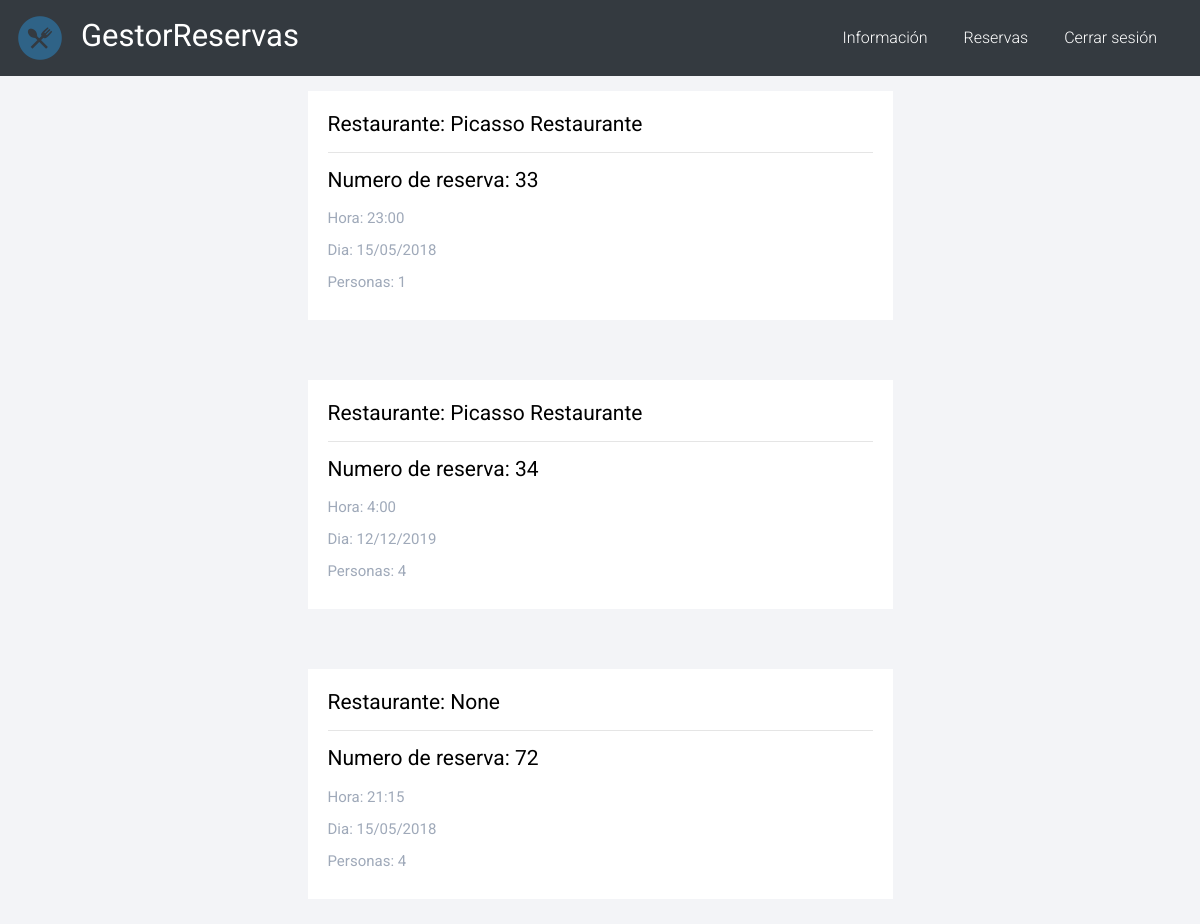
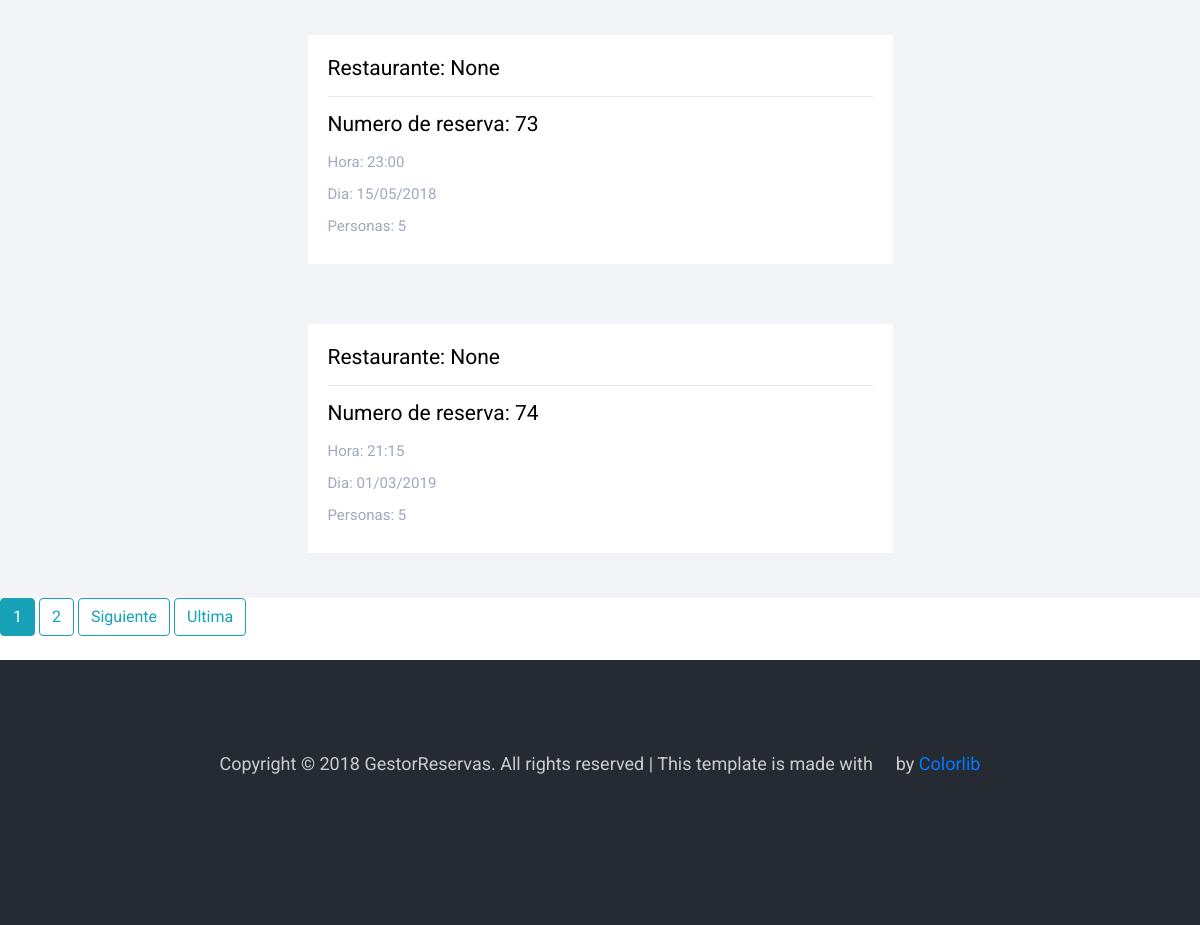
Screenshot of /reservas/ (signed in) with the database file from the repository (2 pictures, top to bottom).
### listado/models.py (models this page shows, shortened)
class Reserva(models.Model):
    User= models.ForeignKey(User, on_delete=models.CASCADE, blank=True, null=True)
    restaurante = models.ForeignKey(restaurante, on_delete=models.CASCADE, blank=True, null=True)
    nombre = models.CharField(max_length=100)
    apellido = models.CharField(max_length=100)
    telefono = models.IntegerField(default=1)
    email = models.EmailField(max_length=100)
    personas = models.IntegerField(default=1)
    dia = models.CharField(max_length=100)
    hora = models.CharField(max_length=100)
    mesa= models.IntegerField(null=True)
    class Meta:
      get_latest_by = 'mesa'

class restaurante(models.Model):
    OPCIONES = (
         ('Si', 'Si'),
         ('No', 'No'),
     )
    TIPOCOMIDA = (
        ('Vegana', 'Vegana'),
        ('Pastas', 'Pastas'),
        ('Parrilla', 'Parrilla'),
    )
    id = models.IntegerField(primary_key=True)
    image = models.ImageField(default='default.jpg', upload_to='restaurant_pics')
    nombre = models.CharField(max_length=100)
    rating = models.IntegerField(null=True)
    ubicacion = models.CharField(max_length=200)
    horarios = models.CharField(max_length=100)
    telefono_restaurante = models.CharField(max_length=100)
    email_restaurante = models.EmailField(max_length=100)
    fumar = models.CharField(max_length=20, choices=OPCIONES)
    wifi = models.CharField(max_length=20, choices=OPCIONES)
    estacionamiento = models.CharField(max_length=20, choices=OPCIONES)
    tarjetas = models.CharField(max_length=20, choices=OPCIONES)
    tipoComida = models.CharField(max_length=100, choices=TIPOCOMIDA)
    comentarios = models.TextField(max_length=500)
    mesa= models.IntegerField(null=True)
    def __str__(self):
        return self.nombre

### reservas/views.py (the view)
# urls.py: path('', ReservaListView.as_view(), name='reservas'),
class ReservaListView(ListView):
    template_name = 'reservas/opciones.html'
    context_object_name = 'reservas'
    paginate_by = 5
    ordering = ['-id']
    def get_queryset(self):
        return Reserva.objects.filter(User=self.request.user)

### reservas/templates/reservas/opciones.html (shortened to what this page needs)
{% extends 'home/base.html' %}
{% load static %}
{% block content %}
<section>
{% for reserva in reservas %}
<div class="row light-bg detail-options-wrap justify-content-center">
    <div class="col-sm-6 col-lg-12 col-xl-6 featured-responsive">
        <div class="featured-place-wrap">
            <a href="{% url 'reserva-detalles' pk=reserva.pk %}">
                <div class="featured-title-box">
                    <h6>Restaurante: {{reserva.restaurante}}
                        <hr>
                        Numero de reserva: {{reserva.pk}}
                    </h6>
                    <ul>
                        <li>
                            <p>Hora: {{reserva.hora}}</p>
                        </li>
                        <li>
                            <p>Dia: {{reserva.dia}}</p>
                        </li>
                        <li>
                            <p>Personas: {{reserva.personas}}</p>
                        </li>
                    </ul>
                </div>
            </a>
        </div>
    </div>
</div>
<div class="justify-content-center">
        {% endfor %}
        {% if is_paginated %}
            {% for num in page_obj.paginator.page_range %}
                {% if page_obj.number == num %}
                    <a class="btn btn-info mb-4" href="?page={{num}}"> {{ num }}</a>
                {% elif num > page_obj.number|add:'-3' and num < page_obj.number|add:'3' %}
                    <a class="btn btn-outline-info mb-4" href="?page={{num}}"> {{ num }}</a>
                {% endif %}
            {% endfor %}
            {% if page_obj.has_next %}
                <a class="btn btn-outline-info mb-4" href="?page={{ page_obj.next_page_number}}"> Siguiente</a>
                <a class="btn btn-outline-info mb-4" href="?page={{ page_obj.paginator.num_pages}}"> Ultima </a>
            {% endif %}
        {% endif %}
</div>
</section>
{% endblock %}

### gestor/static/css/style.css (style rules this page uses)
body { font-family: 'Roboto', sans-serif; }
h6 { font-size: 21px; font-weight: 400; }
p { font-size: 15px; }
.light-bg { background: #f3f4f7; }
.featured-place-wrap { background: #fff; margin: 0 0 30px; -webkit-transition: all 0.5s ease; -o-transition: all 0.5s ease; transition: all 0.5s ease; position: relative; }
.featured-place-wrap a { display: block; text-decoration: none; color: #000; }
.featured-title-box { padding: 22px 20px; }
.featured-title-box h6 { overflow: hidden; white-space: nowrap; -o-text-overflow: ellipsis; text-overflow: ellipsis; margin-bottom: 5px; }
.featured-title-box p { color: #9fa9b9; display: inline-block; margin: 0; }
.featured-title-box ul { padding: 0; margin: 10px 0 0; }
.featured-title-box ul li { list-style: none; color: #737882; line-height: 2; }
.featured-title-box ul li p { margin: 0; }
.detail-options-wrap { padding: 15px 0; }

### rows the page displays
Reserva: restaurante "Picasso Restaurante", pk "33", hora "23:00", dia "15/05/2018", personas "1"
Reserva: restaurante "Picasso Restaurante", pk "34", hora "4:00", dia "12/12/2019", personas "4"
Reserva: restaurante "None", pk "72", hora "21:15", dia "15/05/2018", personas "4"
Reserva: restaurante "None", pk "73", hora "23:00", dia "15/05/2018", personas "5"
Reserva: restaurante "None", pk "74", hora "21:15", dia "01/03/2019", personas "5"

### other values shown
{{ num }} "1"
{{ num }} "2"
